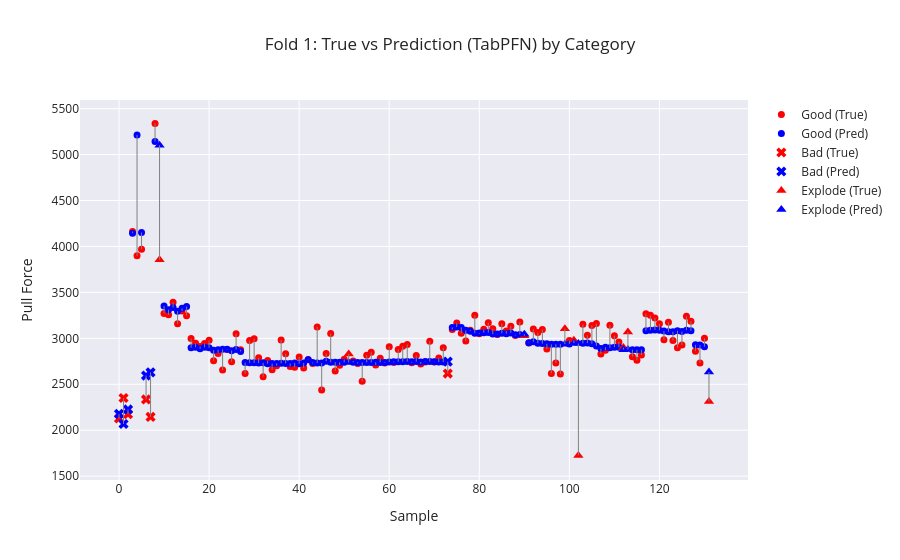
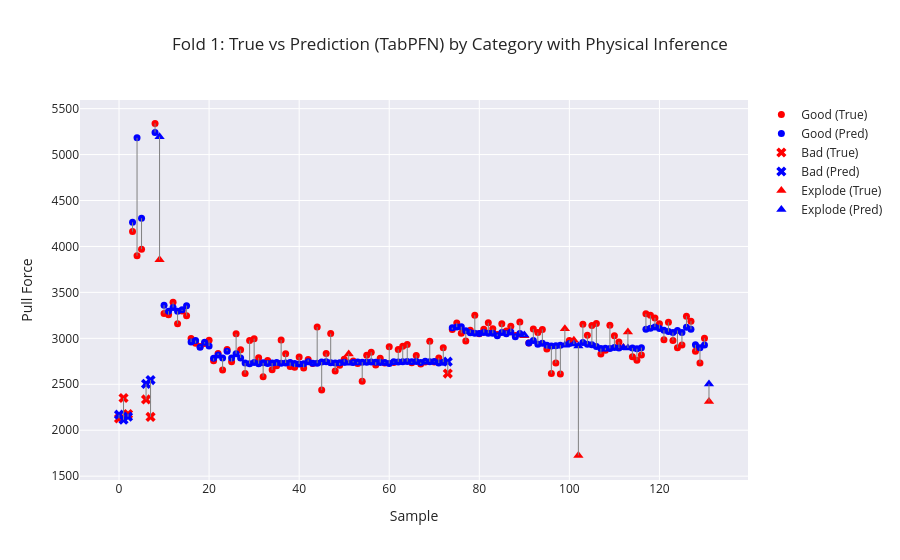
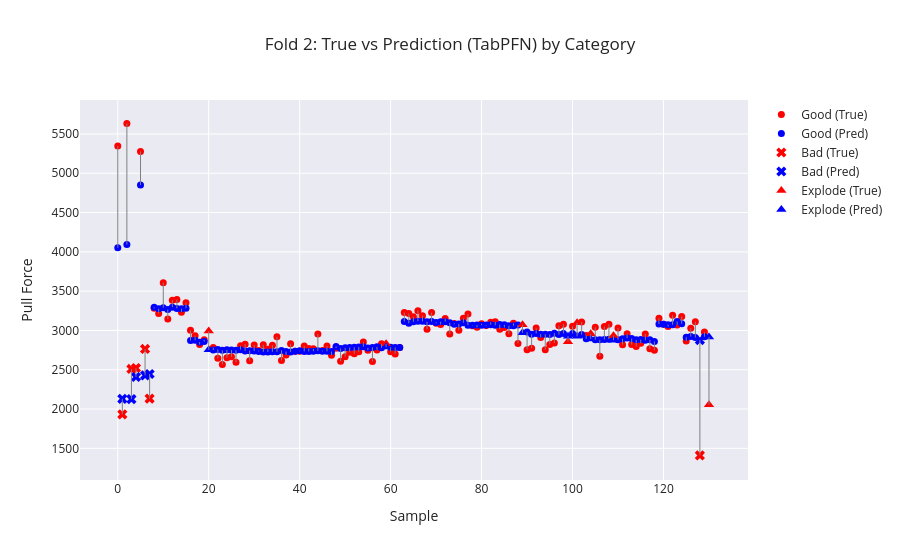
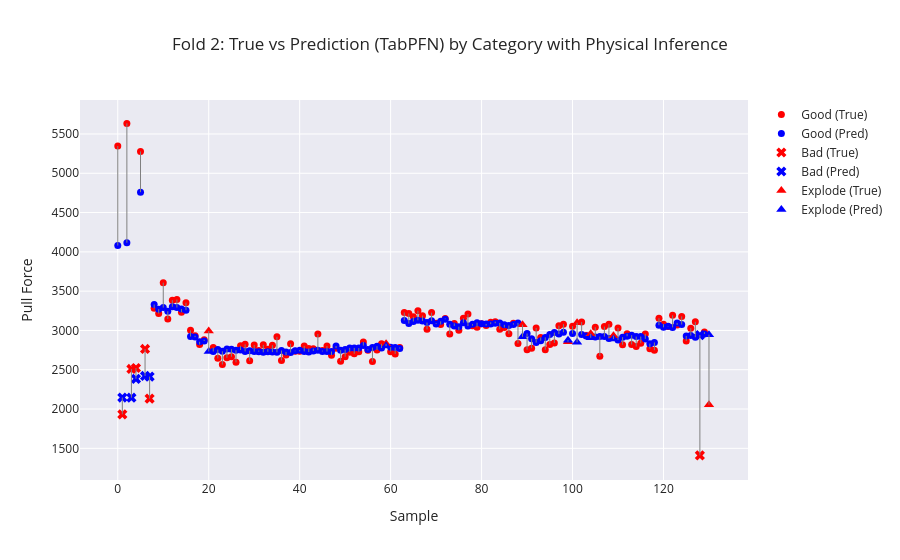

Notebook code for these charts, in order:
### Markdown cell above
# Cross Validation

### Code cell
cross_df = pd.read_csv("data/train_dev_data.csv")
target_column_regression = "PullTest (N)" 

skf = StratifiedKFold(n_splits=3, shuffle=True, random_state=42)

#Metrics with and without physical inference
direct_mae, direct_rmse, direct_r2 = [], [], [] 
hybrid_mae, hybrid_rmse, hybrid_r2 = [], [], [] 

for fold, (train_index, val_index) in enumerate(skf.split(cross_df["Sample ID"], cross_df["Category"])):

    # Build fold-specific data
    train_df = cross_df.iloc[train_index].copy()
    val_df   = cross_df.iloc[val_index].copy()

    # Group targets by Sample ID (SAME as non‑CV pipeline)
    y_train_reg = train_df.groupby("Sample ID")["PullTest (N)"].first()
    y_val_reg   = val_df.groupby("Sample ID")["PullTest (N)"].first()

    # Build feature matrices at Sample ID level
    x_train = train_df.groupby("Sample ID").first()
    x_val   = val_df.groupby("Sample ID").first()

    # Extract features for nugget, class, regression
    x_tr_nug, y_tr_nug = get_features_and_target(x_train, target_column_nugget)
    x_val_nug, y_val_nug = get_features_and_target(x_val, target_column_nugget)

    x_tr_class, y_tr_class = get_features_and_target(x_train, target_column_class)
    x_val_class, y_val_class = get_features_and_target(x_val, target_column_class)

    x_tr_reg, y_tr_reg = get_features_and_target(x_train, target_column_regression)
    x_val_reg, y_val_reg = get_features_and_target(x_val, target_column_regression)

    #Nugget estimation
    regressor_nug = TabPFNRegressor()
    regressor_nug.fit(x_tr_nug,y_tr_nug)

    predictions_nugget_train = regressor_nug.predict(x_tr_nug)
    predictions_nugget_dev = regressor_nug.predict(x_val_nug)

    #Classification
    classifier = TabPFNClassifier()
    classifier.fit(x_tr_class, y_tr_class)

    predictions_class_train = classifier.predict(x_tr_class)
    predictions_class_dev = classifier.predict(x_val_class)

    # Plot classification results for this fold
    plot_visualizer_classification(
        y_true=y_val_class,
        y_pred=predictions_class_dev,
        class_labels=["Bad", "Good"],
        title=f"Fold {fold+1} — Confusion Matrix"
    )


    physics_train = compute_pullforces(x_tr_reg, y_tr_reg, predictions_class_train, predictions_nugget_train) 
    physics_val = compute_pullforces(x_val_reg, y_val_reg, predictions_class_dev, predictions_nugget_dev)
    
    regressor = TabPFNRegressor()
    regressor.fit(x_tr_reg, y_tr_reg)

    # Predict on the test set
    predictions_regression_dev_without_physics = regressor.predict(x_val_reg)

    direct_mae.append(mean_absolute_error(y_val_reg, predictions_regression_dev_without_physics)) 
    direct_rmse.append(np.sqrt(mean_squared_error(y_val_reg, predictions_regression_dev_without_physics))) 
    direct_r2.append(r2_score(y_val_reg, predictions_regression_dev_without_physics))

    # Categories
    categories= cross_df.iloc[val_index]["Category"].values

    plot_visualizer(
        true_vals=y_val_reg,
        pred_vals=predictions_regression_dev_without_physics,
        categories=categories,
        title=f"Fold {fold+1}: True vs Prediction (TabPFN) by Category"
    )

    x_tr_hybrid = x_tr_reg.copy() 
    x_val_hybrid = x_val_reg.copy() 
    
    x_tr_hybrid["Physical_Inference"] = physics_train 
    x_val_hybrid["Physical_Inference"] = physics_val 
    
    hybrid_model = TabPFNRegressor() 
    hybrid_model.fit(x_tr_hybrid, y_train_reg) 
    
    hybrid_pred = hybrid_model.predict(x_val_hybrid) 
    hybrid_mae.append(mean_absolute_error(y_val_reg, hybrid_pred)) 
    hybrid_rmse.append(np.sqrt(mean_squared_error(y_val_reg, hybrid_pred))) 
    hybrid_r2.append(r2_score(y_val_reg, hybrid_pred))  

    plot_visualizer(
        true_vals=y_val_reg,
        pred_vals=hybrid_pred,
        categories=categories,
        title=f"Fold {fold+1}: True vs Prediction (TabPFN) by Category with Physical Inference"
    )

    print(f"\n=== Fold {fold+1} ===") 
    print(f"Direct:\n MAE={direct_mae[-1]:.2f},\n RMSE={direct_rmse[-1]:.2f},\n R²={direct_r2[-1]:.2f}\n")
    print(f"Hybrid:\n MAE={hybrid_mae[-1]:.2f},\n RMSE={hybrid_rmse[-1]:.2f},\n R²={hybrid_r2[-1]:.2f}")

    corr = np.corrcoef(physics_train, y_train_reg)[0,1] 
    print(f"Pearson correlation (Physics vs True PullForce): {corr:.4f}")

print("\n=== FINAL CROSS‑VALIDATION RESULTS ===") 
print("\n--- Direct Model ---") 
print(f"MAE mean: {np.mean(direct_mae):.2f}") 
print(f"RMSE mean: {np.mean(direct_rmse):.2f}") 
print(f"R² mean: {np.mean(direct_r2):.2f}")

print("\n--- Hybrid Model (Physics as Feature) ---") 
print(f"MAE mean: {np.mean(hybrid_mae):.2f}") 
print(f"RMSE mean: {np.mean(hybrid_rmse):.2f}") 
print(f"R² mean: {np.mean(hybrid_r2):.2f}")
